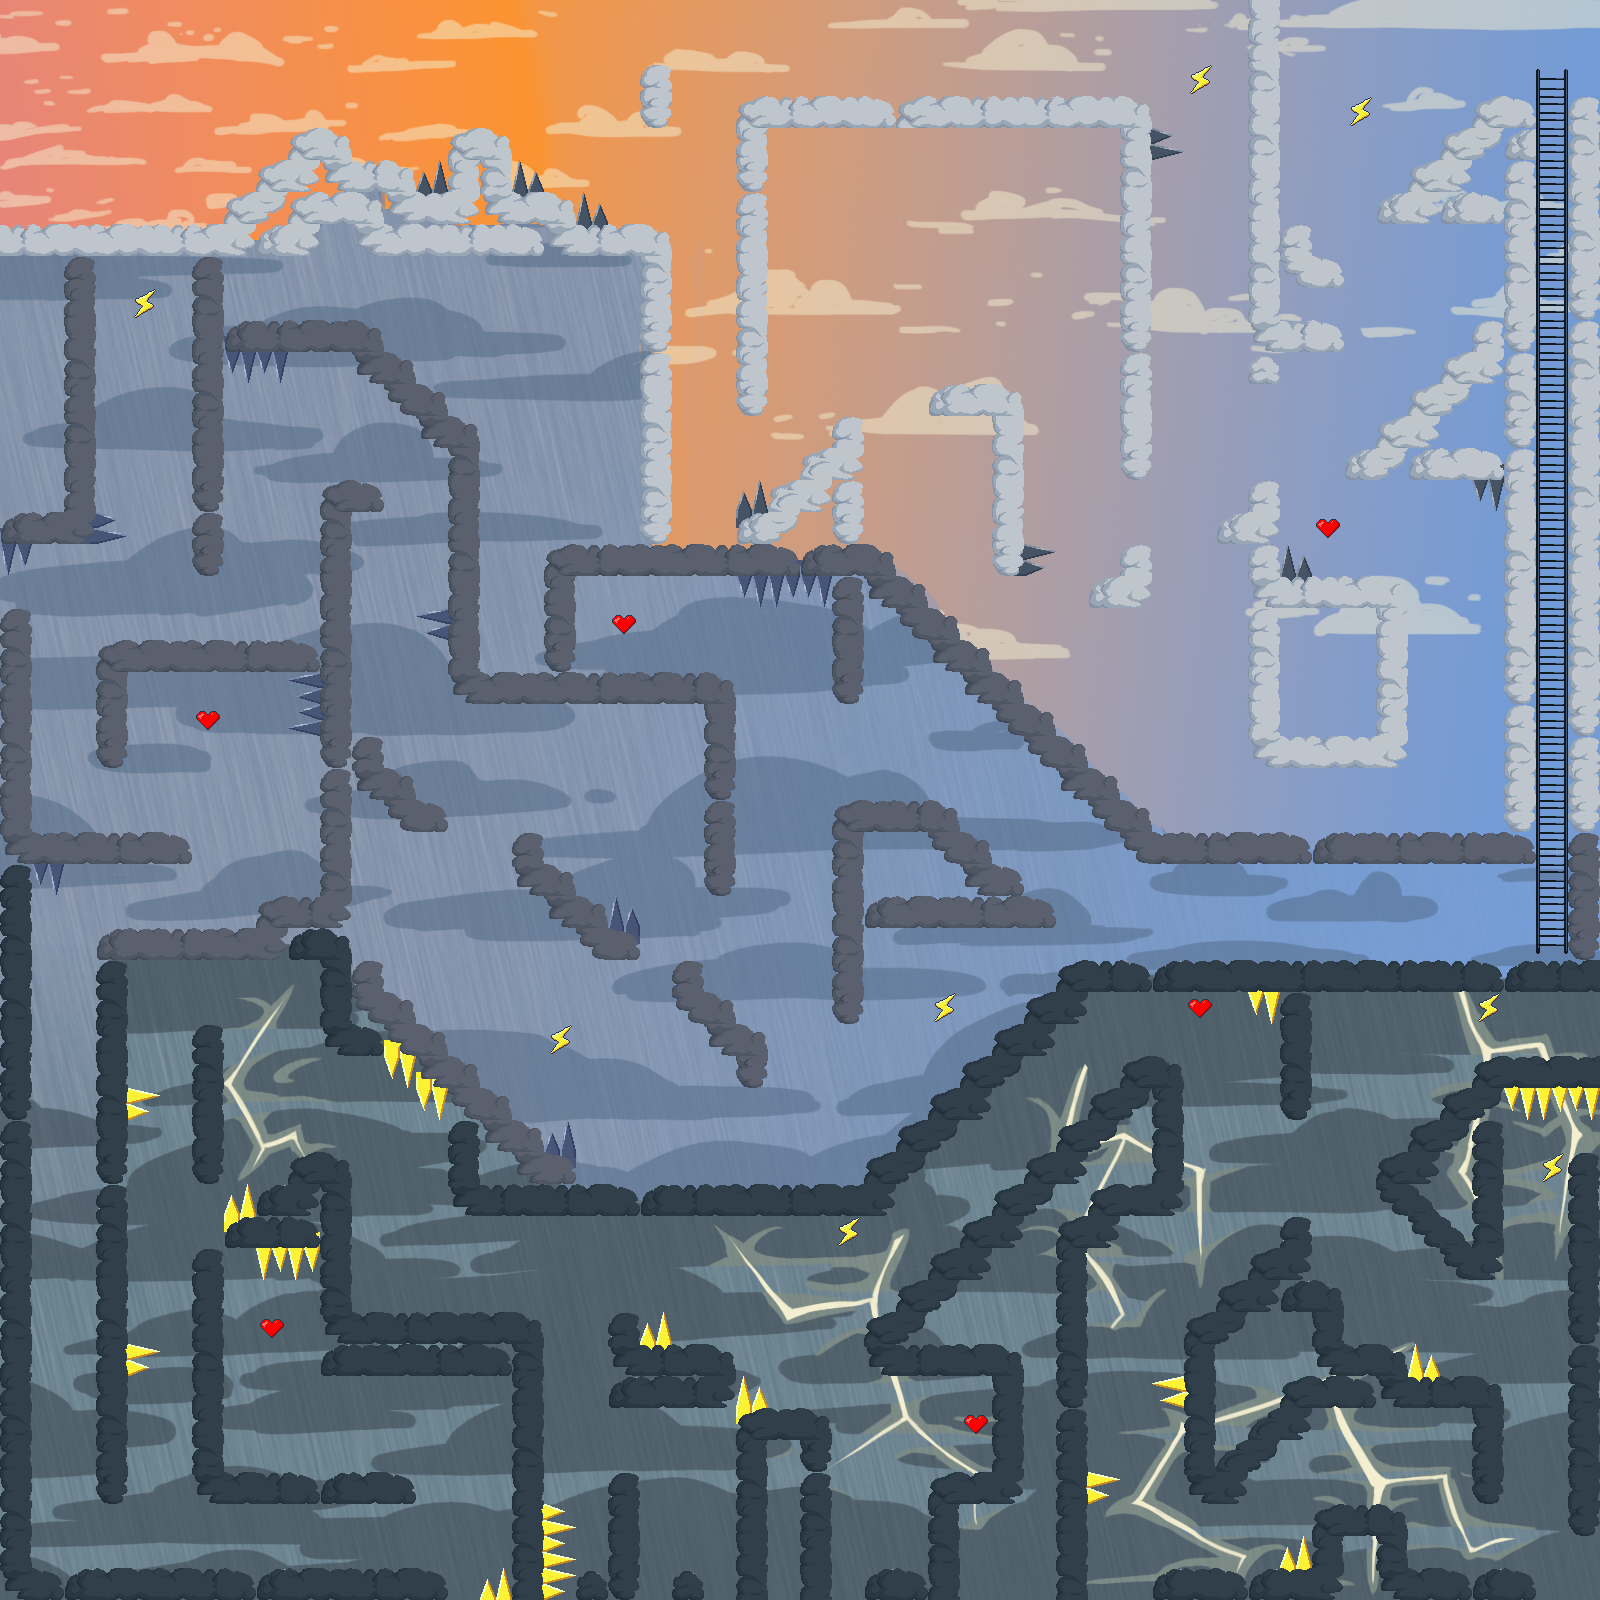

This is a level from a 2D game, rendered from its Tiled map with the project's own tilesets. A one-line summary and the map file follow, with tile-layer data summarised:
An orthogonal 50x50 tile map with 32x32 px tiles, 5 tile layers (pointes, plateformes, eclairs, coeurs, ...), 1 hidden layer not drawn, 2 tilesets, 1 image layer.

<map version="1.9" tiledversion="1.9.2" orientation="orthogonal" renderorder="right-down" width="50" height="50" tilewidth="32" tileheight="32" infinite="0" nextlayerid="15" nextobjectid="1">
 <tileset firstgid="1" source="tileset.tsx" />
 <tileset firstgid="181" name="tileset" tilewidth="32" tileheight="32" tilecount="180" columns="12">
  <properties>
   <property name="estSolide" type="bool" value="false" />
  </properties>
  <image source="tileset.png" trans="ff00ff" width="384" height="480" />
  <tile id="0">
   <properties>
    <property name="estSolide" type="bool" value="true" />
   </properties>
  </tile>
  <tile id="1">
   <properties>
    <property name="estSolide" type="bool" value="true" />
   </properties>
  </tile>
  <tile id="2">
   <properties>
    <property name="estSolide" type="bool" value="true" />
   </properties>
  </tile>
  <tile id="3">
   <properties>
    <property name="estSolide" type="bool" value="true" />
   </properties>
  </tile>
  <tile id="5">
   <properties>
    <property name="estCoeur" type="bool" value="true" />
   </properties>
  </tile>
  <tile id="6">
   <properties>
    <property name="estSolide" type="bool" value="true" />
   </properties>
  </tile>
  <tile id="7">
   <properties>
    <property name="estPointu" type="bool" value="true" />
   </properties>
  </tile>
  <tile id="8">
   <properties>
    <property name="estPointu" type="bool" value="true" />
   </properties>
  </tile>
  <tile id="9">
   <properties>
    <property name="estPointu" type="bool" value="true" />
   </properties>
  </tile>
  <tile id="10">
   <properties>
    <property name="estPointu" type="bool" value="true" />
   </properties>
  </tile>
  <tile id="11">
   <properties>
    <property name="estEchelle" type="bool" value="true" />
   </properties>
  </tile>
  <tile id="12">
   <properties>
    <property name="estSolide" type="bool" value="true" />
   </properties>
  </tile>
  <tile id="13">
   <properties>
    <property name="estSolide" type="bool" value="true" />
   </properties>
  </tile>
  <tile id="14">
   <properties>
    <property name="estSolide" type="bool" value="true" />
   </properties>
  </tile>
  <tile id="15">
   <properties>
    <property name="estSolide" type="bool" value="true" />
   </properties>
  </tile>
  <tile id="16">
   <properties>
    <property name="estSolide" type="bool" value="true" />
   </properties>
  </tile>
  <tile id="17">
   <properties>
    <property name="estSolide" type="bool" value="true" />
   </properties>
  </tile>
  <tile id="18">
   <properties>
    <property name="estSolide" type="bool" value="true" />
   </properties>
  </tile>
  <tile id="19">
   <properties>
    <property name="estPointu" type="bool" value="true" />
   </properties>
  </tile>
  <tile id="20">
   <properties>
    <property name="estPointu" type="bool" value="true" />
   </properties>
  </tile>
  <tile id="21">
   <properties>
    <property name="estPointu" type="bool" value="true" />
   </properties>
  </tile>
  <tile id="22">
   <properties>
    <property name="estPointu" type="bool" value="true" />
   </properties>
  </tile>
  <tile id="23">
   <properties>
    <property name="estEchelle" type="bool" value="true" />
   </properties>
  </tile>
  <tile id="24">
   <properties>
    <property name="estSolide" type="bool" value="true" />
   </properties>
  </tile>
  <tile id="25">
   <properties>
    <property name="estSolide" type="bool" value="true" />
   </properties>
  </tile>
  <tile id="27">
   <properties>
    <property name="estSolide" type="bool" value="true" />
   </properties>
  </tile>
  <tile id="28">
   <properties>
    <property name="estSolide" type="bool" value="true" />
   </properties>
  </tile>
  <tile id="29">
   <properties>
    <property name="estSolide" type="bool" value="true" />
   </properties>
  </tile>
  <tile id="31">
   <properties>
    <property name="estPointu" type="bool" value="true" />
   </properties>
  </tile>
  <tile id="32">
   <properties>
    <property name="estPointu" type="bool" value="true" />
   </properties>
  </tile>
  <tile id="33">
   <properties>
    <property name="estPointu" type="bool" value="true" />
   </properties>
  </tile>
  <tile id="34">
   <properties>
    <property name="estPointu" type="bool" value="true" />
   </properties>
  </tile>
  <tile id="35">
   <properties>
    <property name="estEchelle" type="bool" value="true" />
   </properties>
  </tile>
  <tile id="36">
   <properties>
    <property name="estSolide" type="bool" value="true" />
   </properties>
  </tile>
  <tile id="37">
   <properties>
    <property name="estSolide" type="bool" value="true" />
   </properties>
  </tile>
  <tile id="38">
   <properties>
    <property name="estSolide" type="bool" value="true" />
   </properties>
  </tile>
  <tile id="39">
   <properties>
    <property name="estSolide" type="bool" value="true" />
   </properties>
  </tile>
  <tile id="40">
   <properties>
    <property name="estSolide" type="bool" value="true" />
   </properties>
  </tile>
  <tile id="41">
   <properties>
    <property name="estSolide" type="bool" value="true" />
   </properties>
  </tile>
  <tile id="43">
   <properties>
    <property name="estPointu" type="bool" value="true" />
   </properties>
  </tile>
  <tile id="44">
   <properties>
    <property name="estPointu" type="bool" value="true" />
   </properties>
  </tile>
  <tile id="45">
   <properties>
    <property name="estPointu" type="bool" value="true" />
   </properties>
  </tile>
  <tile id="46">
   <properties>
    <property name="estPointu" type="bool" value="true" />
   </properties>
  </tile>
  <tile id="60">
   <properties>
    <property name="estSolide" type="bool" value="true" />
   </properties>
  </tile>
  <tile id="61">
   <properties>
    <property name="estSolide" type="bool" value="true" />
   </properties>
  </tile>
  <tile id="62">
   <properties>
    <property name="estSolide" type="bool" value="true" />
   </properties>
  </tile>
  <tile id="63">
   <properties>
    <property name="estSolide" type="bool" value="true" />
   </properties>
  </tile>
  <tile id="65">
   <properties>
    <property name="estCoeur" type="bool" value="true" />
   </properties>
  </tile>
  <tile id="66">
   <properties>
    <property name="estSolide" type="bool" value="true" />
   </properties>
  </tile>
  <tile id="67">
   <properties>
    <property name="estPointu" type="bool" value="true" />
   </properties>
  </tile>
  <tile id="68">
   <properties>
    <property name="estPointu" type="bool" value="true" />
   </properties>
  </tile>
  <tile id="69">
   <properties>
    <property name="estPointu" type="bool" value="true" />
   </properties>
  </tile>
  <tile id="70">
   <properties>
    <property name="estPointu" type="bool" value="true" />
   </properties>
  </tile>
  <tile id="72">
   <properties>
    <property name="estSolide" type="bool" value="true" />
   </properties>
  </tile>
  <tile id="73">
   <properties>
    <property name="estSolide" type="bool" value="true" />
   </properties>
  </tile>
  <tile id="74">
   <properties>
    <property name="estSolide" type="bool" value="true" />
   </properties>
  </tile>
  <tile id="75">
   <properties>
    <property name="estSolide" type="bool" value="true" />
   </properties>
  </tile>
  <tile id="76">
   <properties>
    <property name="estSolide" type="bool" value="true" />
   </properties>
  </tile>
  <tile id="77">
   <properties>
    <property name="estSolide" type="bool" value="true" />
   </properties>
  </tile>
  <tile id="78">
   <properties>
    <property name="estSolide" type="bool" value="true" />
   </properties>
  </tile>
  <tile id="79">
   <properties>
    <property name="estPointu" type="bool" value="true" />
   </properties>
  </tile>
  <tile id="80">
   <properties>
    <property name="estPointu" type="bool" value="true" />
   </properties>
  </tile>
  <tile id="81">
   <properties>
    <property name="estPointu" type="bool" value="true" />
   </properties>
  </tile>
  <tile id="82">
   <properties>
    <property name="estPointu" type="bool" value="true" />
   </properties>
  </tile>
  <tile id="84">
   <properties>
    <property name="estSolide" type="bool" value="true" />
   </properties>
  </tile>
  <tile id="85">
   <properties>
    <property name="estSolide" type="bool" value="true" />
   </properties>
  </tile>
  <tile id="87">
   <properties>
    <property name="estSolide" type="bool" value="true" />
   </properties>
  </tile>
  <tile id="88">
   <properties>
    <property name="estSolide" type="bool" value="true" />
   </properties>
  </tile>
  <tile id="89">
   <properties>
    <property name="estSolide" type="bool" value="true" />
   </properties>
  </tile>
  <tile id="91">
   <properties>
    <property name="estPointu" type="bool" value="true" />
   </properties>
  </tile>
  <tile id="92">
   <properties>
    <property name="estPointu" type="bool" value="true" />
   </properties>
  </tile>
  <tile id="93">
   <properties>
    <property name="estPointu" type="bool" value="true" />
   </properties>
  </tile>
  <tile id="94">
   <properties>
    <property name="estPointu" type="bool" value="true" />
   </properties>
  </tile>
  <tile id="96">
   <properties>
    <property name="estSolide" type="bool" value="true" />
   </properties>
  </tile>
  <tile id="97">
   <properties>
    <property name="estSolide" type="bool" value="true" />
   </properties>
  </tile>
  <tile id="98">
   <properties>
    <property name="estSolide" type="bool" value="true" />
   </properties>
  </tile>
  <tile id="99">
   <properties>
    <property name="estSolide" type="bool" value="true" />
   </properties>
  </tile>
  <tile id="100">
   <properties>
    <property name="estSolide" type="bool" value="true" />
   </properties>
  </tile>
  <tile id="101">
   <properties>
    <property name="estSolide" type="bool" value="true" />
   </properties>
  </tile>
  <tile id="103">
   <properties>
    <property name="estPointu" type="bool" value="true" />
   </properties>
  </tile>
  <tile id="104">
   <properties>
    <property name="estPointu" type="bool" value="true" />
   </properties>
  </tile>
  <tile id="105">
   <properties>
    <property name="estPointu" type="bool" value="true" />
   </properties>
  </tile>
  <tile id="106">
   <properties>
    <property name="estPointu" type="bool" value="true" />
   </properties>
  </tile>
  <tile id="120">
   <properties>
    <property name="estSolide" type="bool" value="true" />
   </properties>
  </tile>
  <tile id="121">
   <properties>
    <property name="estSolide" type="bool" value="true" />
   </properties>
  </tile>
  <tile id="122">
   <properties>
    <property name="estSolide" type="bool" value="true" />
   </properties>
  </tile>
  <tile id="123">
   <properties>
    <property name="estSolide" type="bool" value="true" />
   </properties>
  </tile>
  <tile id="125">
   <properties>
    <property name="estEclair" type="bool" value="true" />
   </properties>
  </tile>
  <tile id="126">
   <properties>
    <property name="estSolide" type="bool" value="true" />
   </properties>
  </tile>
  <tile id="127">
   <properties>
    <property name="estPointu" type="bool" value="true" />
   </properties>
  </tile>
  <tile id="128">
   <properties>
    <property name="estPointu" type="bool" value="true" />
   </properties>
  </tile>
  <tile id="129">
   <properties>
    <property name="estPointu" type="bool" value="true" />
   </properties>
  </tile>
  <tile id="130">
   <properties>
    <property name="estPointu" type="bool" value="true" />
   </properties>
  </tile>
  <tile id="132">
   <properties>
    <property name="estSolide" type="bool" value="true" />
   </properties>
  </tile>
  <tile id="133">
   <properties>
    <property name="estSolide" type="bool" value="true" />
   </properties>
  </tile>
  <tile id="134">
   <properties>
    <property name="estSolide" type="bool" value="true" />
   </properties>
  </tile>
  <tile id="135">
   <properties>
    <property name="estSolide" type="bool" value="true" />
   </properties>
  </tile>
  <tile id="136">
   <properties>
    <property name="estSolide" type="bool" value="true" />
   </properties>
  </tile>
  <tile id="137">
   <properties>
    <property name="estSolide" type="bool" value="true" />
   </properties>
  </tile>
  <tile id="138">
   <properties>
    <property name="estSolide" type="bool" value="true" />
   </properties>
  </tile>
  <tile id="139">
   <properties>
    <property name="estPointu" type="bool" value="true" />
   </properties>
  </tile>
  <tile id="140">
   <properties>
    <property name="estPointu" type="bool" value="true" />
   </properties>
  </tile>
  <tile id="141">
   <properties>
    <property name="estPointu" type="bool" value="true" />
   </properties>
  </tile>
  <tile id="142">
   <properties>
    <property name="estPointu" type="bool" value="true" />
   </properties>
  </tile>
  <tile id="144">
   <properties>
    <property name="estSolide" type="bool" value="true" />
   </properties>
  </tile>
  <tile id="145">
   <properties>
    <property name="estSolide" type="bool" value="true" />
   </properties>
  </tile>
  <tile id="147">
   <properties>
    <property name="estSolide" type="bool" value="true" />
   </properties>
  </tile>
  <tile id="148">
   <properties>
    <property name="estSolide" type="bool" value="true" />
   </properties>
  </tile>
  <tile id="149">
   <properties>
    <property name="estSolide" type="bool" value="true" />
   </properties>
  </tile>
  <tile id="151">
   <properties>
    <property name="estPointu" type="bool" value="true" />
   </properties>
  </tile>
  <tile id="152">
   <properties>
    <property name="estPointu" type="bool" value="true" />
   </properties>
  </tile>
  <tile id="153">
   <properties>
    <property name="estPointu" type="bool" value="true" />
   </properties>
  </tile>
  <tile id="154">
   <properties>
    <property name="estPointu" type="bool" value="true" />
   </properties>
  </tile>
  <tile id="156">
   <properties>
    <property name="estSolide" type="bool" value="true" />
   </properties>
  </tile>
  <tile id="157">
   <properties>
    <property name="estSolide" type="bool" value="true" />
   </properties>
  </tile>
  <tile id="158">
   <properties>
    <property name="estSolide" type="bool" value="true" />
   </properties>
  </tile>
  <tile id="159">
   <properties>
    <property name="estSolide" type="bool" value="true" />
   </properties>
  </tile>
  <tile id="160">
   <properties>
    <property name="estSolide" type="bool" value="true" />
   </properties>
  </tile>
  <tile id="161">
   <properties>
    <property name="estSolide" type="bool" value="true" />
   </properties>
  </tile>
  <tile id="163">
   <properties>
    <property name="estPointu" type="bool" value="true" />
   </properties>
  </tile>
  <tile id="164">
   <properties>
    <property name="estPointu" type="bool" value="true" />
   </properties>
  </tile>
  <tile id="165">
   <properties>
    <property name="estPointu" type="bool" value="true" />
   </properties>
  </tile>
  <tile id="166">
   <properties>
    <property name="estPointu" type="bool" value="true" />
   </properties>
  </tile>
 </tileset>
 <imagelayer id="7" name="background">
  <image source="background.png" width="1600" height="1600" />
 </imagelayer>
 <layer id="9" name="pointes" width="50" height="50">
  <data>[2500 cells, 85 non-empty, 39 distinct tile ids]</data>
 </layer>
 <layer id="8" name="plateformes" width="50" height="50">
  <data>[2500 cells, 735 non-empty, 52 distinct tile ids]</data>
 </layer>
 <layer id="12" name="eclairs" width="50" height="50">
  <data>[2500 cells, 8 non-empty, 1 distinct tile ids]</data>
 </layer>
 <layer id="13" name="coeurs" width="50" height="50">
  <data>[2500 cells, 6 non-empty, 1 distinct tile ids]</data>
 </layer>
 <layer id="14" name="echelle" width="50" height="50">
  <data>[2500 cells, 28 non-empty, 3 distinct tile ids]</data>
 </layer>
 <layer id="10" name="objets" width="50" height="50" visible="0">
  <data>[2500 cells, 42 non-empty, 5 distinct tile ids]</data>
 </layer>
</map>
